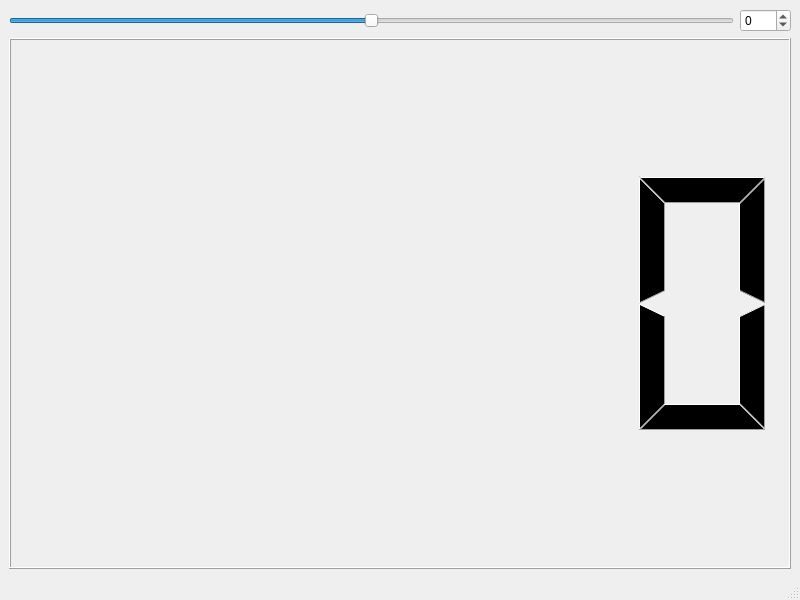
<?xml version="1.0" encoding="UTF-8"?>
<ui version="4.0">
 <class>MainWindow</class>
 <widget class="QMainWindow" name="MainWindow">
  <property name="geometry">
   <rect>
    <x>0</x>
    <y>0</y>
    <width>800</width>
    <height>600</height>
   </rect>
  </property>
  <property name="windowTitle">
   <string>MainWindow</string>
  </property>
  <widget class="QWidget" name="centralwidget">
   <layout class="QVBoxLayout" name="verticalLayout_2">
    <item>
     <layout class="QVBoxLayout" name="verticalLayout">
      <item>
       <layout class="QHBoxLayout" name="horizontalLayout">
        <item>
         <widget class="QSlider" name="horizontalSlider">
          <property name="minimum">
           <number>-100</number>
          </property>
          <property name="maximum">
           <number>100</number>
          </property>
          <property name="orientation">
           <enum>Qt::Orientation::Horizontal</enum>
          </property>
         </widget>
        </item>
        <item>
         <widget class="QSpinBox" name="spinBox">
          <property name="minimum">
           <number>-100</number>
          </property>
          <property name="maximum">
           <number>100</number>
          </property>
         </widget>
        </item>
       </layout>
      </item>
      <item>
       <widget class="QLCDNumber" name="lcdNumber">
        <property name="toolTip">
         <string/>
        </property>
        <property name="statusTip">
         <string/>
        </property>
       </widget>
      </item>
     </layout>
    </item>
   </layout>
  </widget>
  <widget class="QMenuBar" name="menubar">
   <property name="geometry">
    <rect>
     <x>0</x>
     <y>0</y>
     <width>800</width>
     <height>21</height>
    </rect>
   </property>
  </widget>
  <widget class="QStatusBar" name="statusbar"/>
 </widget>
 <resources/>
 <connections>
  <connection>
   <sender>horizontalSlider</sender>
   <signal>sliderMoved(int)</signal>
   <receiver>lcdNumber</receiver>
   <slot>display(int)</slot>
   <hints>
    <hint type="sourcelabel">
     <x>277</x>
     <y>169</y>
    </hint>
    <hint type="destinationlabel">
     <x>300</x>
     <y>457</y>
    </hint>
   </hints>
  </connection>
  <connection>
   <sender>spinBox</sender>
   <signal>valueChanged(int)</signal>
   <receiver>lcdNumber</receiver>
   <slot>display(int)</slot>
   <hints>
    <hint type="sourcelabel">
     <x>767</x>
     <y>167</y>
    </hint>
    <hint type="destinationlabel">
     <x>727</x>
     <y>330</y>
    </hint>
   </hints>
  </connection>
  <connection>
   <sender>spinBox</sender>
   <signal>valueChanged(int)</signal>
   <receiver>horizontalSlider</receiver>
   <slot>setValue(int)</slot>
   <hints>
    <hint type="sourcelabel">
     <x>763</x>
     <y>158</y>
    </hint>
    <hint type="destinationlabel">
     <x>734</x>
     <y>162</y>
    </hint>
   </hints>
  </connection>
  <connection>
   <sender>horizontalSlider</sender>
   <signal>sliderMoved(int)</signal>
   <receiver>spinBox</receiver>
   <slot>setValue(int)</slot>
   <hints>
    <hint type="sourcelabel">
     <x>686</x>
     <y>166</y>
    </hint>
    <hint type="destinationlabel">
     <x>767</x>
     <y>173</y>
    </hint>
   </hints>
  </connection>
 </connections>
</ui>
